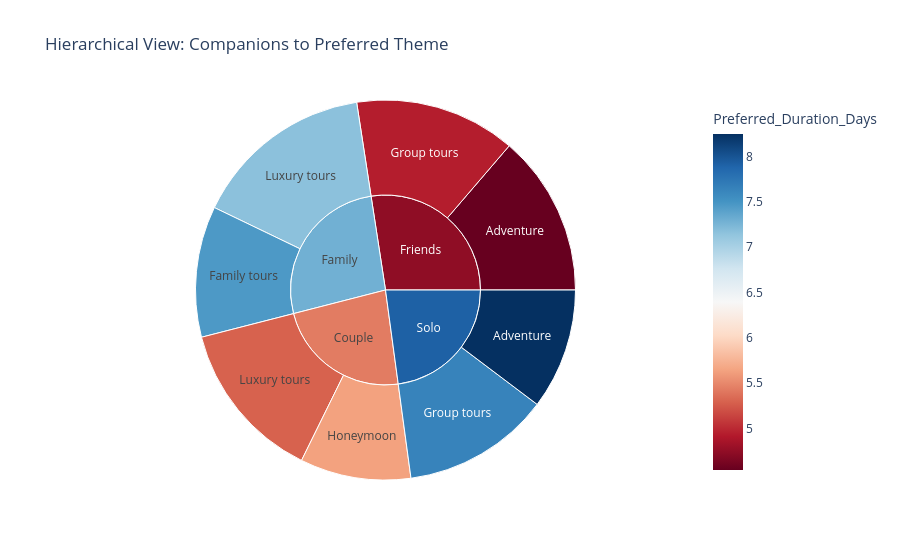

The notebook cell saved with this chart:
### Code cell
fig = px.sunburst(survey_df, path=['Travel_Companions', 'Preferred_Theme'], 
                  title='Hierarchical View: Companions to Preferred Theme',
                  color='Preferred_Duration_Days', color_continuous_scale='RdBu')
fig.show()

### Figure 1 — Plotly figure (JSON) as saved in the notebook; plotly's stock layout.template omitted (floating-point values rounded to 4 significant figures)
{"data": [{"branchvalues": "total", "customdata": [[7.462], [4.542], [5.292], [7.636], [8.25], [5.636], [4.938], [7.167], [7.29], [4.74], [5.432], [7.912]], "domain": {"x": [0, 1], "y": [0, 1]}, "hovertemplate": "labels=%{label}<br>count=%{value}<br>parent=%{parent}<br>id=%{id}<br>Preferred_Duration_Days=%{color}<extra></extra>", "ids": ["Family/Family tours", "Friends/Adventure", "Couple/Luxury tours", "Solo/Group tours", "Solo/Adventure", "Couple/Honeymoon", "Friends/Group tours", "Family/Luxury tours", "Family", "Friends", "Couple", "Solo"], "labels": ["Family tours", "Adventure", "Luxury tours", "Group tours", "Adventure", "Honeymoon", "Group tours", "Luxury tours", "Family", "Friends", "Couple", "Solo"], "marker": {"coloraxis": "coloraxis", "colors": [7.462, 4.542, 5.292, 7.636, 8.25, 5.636, 4.938, 7.167, 7.29, 4.74, 5.432, 7.912]}, "name": "", "parents": ["Family", "Friends", "Couple", "Solo", "Solo", "Couple", "Friends", "Family", "", "", "", ""], "type": "sunburst", "values": [39, 48, 48, 44, 36, 33, 48, 54, 93, 96, 81, 80]}], "layout": {"coloraxis": {"colorbar": {"title": {"text": "Preferred_Duration_Days"}}, "colorscale": [[0, "rgb(103,0,31)"], [0.1, "rgb(178,24,43)"], [0.2, "rgb(214,96,77)"], [0.3, "rgb(244,165,130)"], [0.4, "rgb(253,219,199)"], [0.5, "rgb(247,247,247)"], [0.6, "rgb(209,229,240)"], [0.7, "rgb(146,197,222)"], [0.8, "rgb(67,147,195)"], [0.9, "rgb(33,102,172)"], [1, "rgb(5,48,97)"]]}, "legend": {"tracegroupgap": 0}, "title": {"text": "Hierarchical View: Companions to Preferred Theme"}}}
